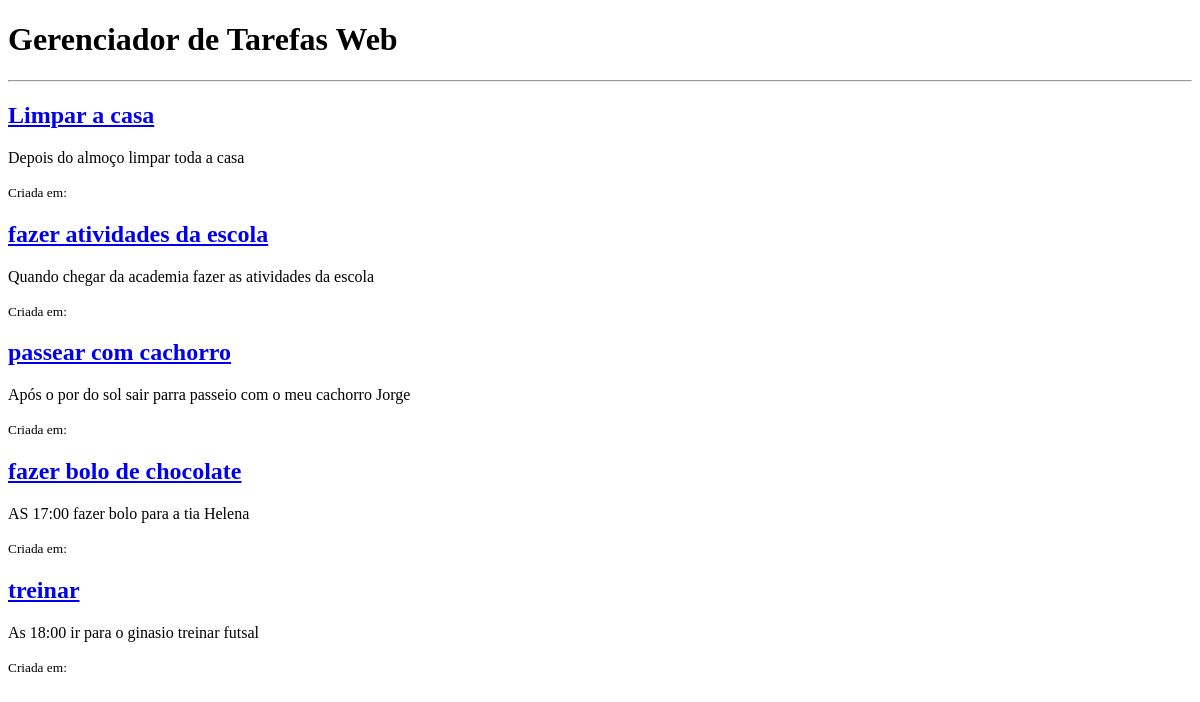
The page /tarefas/ on the database as committed earlier.
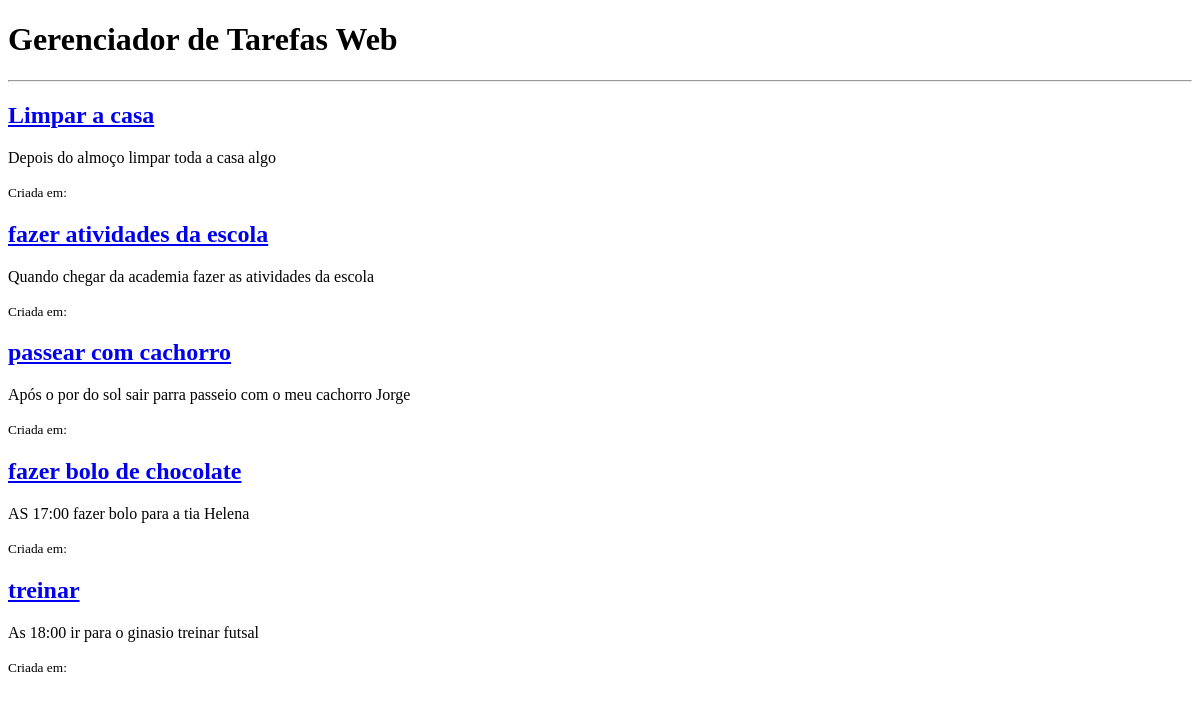
The same page on the database as committed later.
### tarefas/models.py (models this page shows, shortened)
class Tarefa(models.Model):
    titulo = models.CharField(max_length=200)
    descricao = models.TextField(blank=True)
    concluida = models.BooleanField(default=False)
    data_crianca = models.DateTimeField(auto_now_add=True)

### tarefas/views.py (the view)
# urls.py: path('', views.listar_tarefas, name= 'lista_tarefas'),
def listar_tarefas(request):
    tarefas_salvas = Tarefa.objects.all()
    contexto = {
             "minhas_tarefas": tarefas_salvas
}
    return render(request, 'tarefas/lista.html',contexto)

### tarefas/templates/tarefas/lista.html (shortened to what this page needs)
<!DOCTYPE html>
<html lang="pt-br">
<head>
</head>
<body>
    <h1>Gerenciador de Tarefas Web</h1>
    <hr>
    {% for tarefa in minhas_tarefas %}
        <div class="tarefa {% if tarefa.concluida %}concluida{% endif %}">
            <h2><a href="{% url 'detalhe_tarefa' tarefa.id %}">{{ tarefa.titulo }}</a></h2>
            <p>{{ tarefa.descricao }}</p>
            <small>Criada em: {{ tarefa.data_criacao }}</small>
        </div>
    {% empty %}
        <p>Nenhuma tarefa cadastrada ainda. Adicione algumas no <a href="/admin/">Admin</a>!</p>
    {% endfor %}
</body>
</html>

Rows that differ between the two databases and show on the page:
changed Tarefa "Limpar a casa": descricao "Depois do almoço limpar toda a casa" → "Depois do almoço limpar toda a casa algo"
